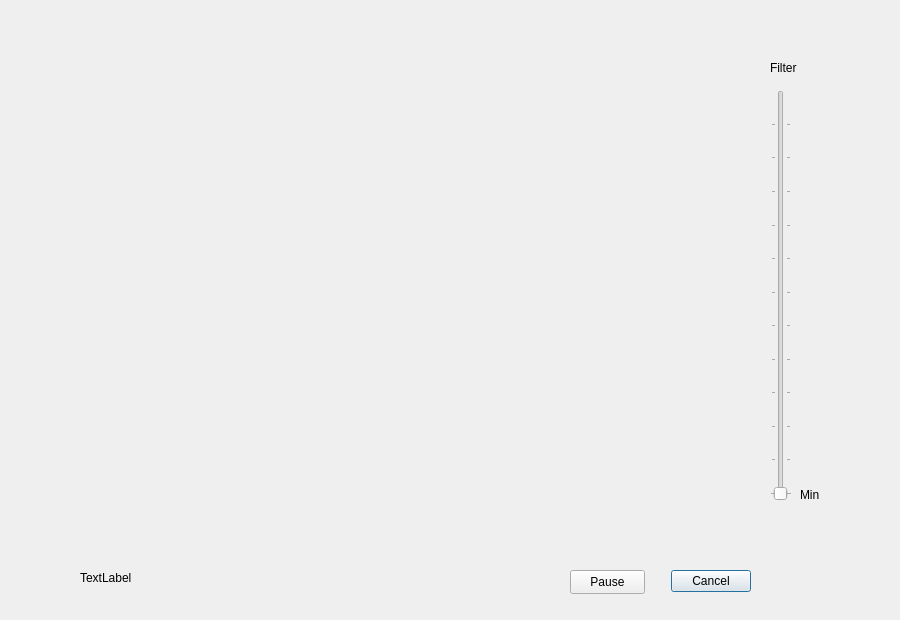
<?xml version="1.0" encoding="UTF-8"?>
<ui version="4.0">
 <class>DataDialog</class>
 <widget class="QDialog" name="DataDialog">
  <property name="geometry">
   <rect>
    <x>0</x>
    <y>0</y>
    <width>900</width>
    <height>620</height>
   </rect>
  </property>
  <property name="windowTitle">
   <string>Dialog</string>
  </property>
  <widget class="QDialogButtonBox" name="buttonBox">
   <property name="geometry">
    <rect>
     <x>670</x>
     <y>566</y>
     <width>81</width>
     <height>30</height>
    </rect>
   </property>
   <property name="orientation">
    <enum>Qt::Horizontal</enum>
   </property>
   <property name="standardButtons">
    <set>QDialogButtonBox::Cancel</set>
   </property>
  </widget>
  <widget class="QCustomPlot" name="widget" native="true">
   <property name="geometry">
    <rect>
     <x>29</x>
     <y>19</y>
     <width>641</width>
     <height>521</height>
    </rect>
   </property>
  </widget>
  <widget class="QLabel" name="maxWave">
   <property name="geometry">
    <rect>
     <x>80</x>
     <y>570</y>
     <width>431</width>
     <height>16</height>
    </rect>
   </property>
   <property name="text">
    <string>TextLabel</string>
   </property>
  </widget>
  <widget class="QPushButton" name="pause">
   <property name="geometry">
    <rect>
     <x>570</x>
     <y>570</y>
     <width>75</width>
     <height>24</height>
    </rect>
   </property>
   <property name="text">
    <string>Pause</string>
   </property>
  </widget>
  <widget class="QSlider" name="filrter">
   <property name="geometry">
    <rect>
     <x>770</x>
     <y>90</y>
     <width>22</width>
     <height>411</height>
    </rect>
   </property>
   <property name="minimum">
    <number>4</number>
   </property>
   <property name="maximum">
    <number>299</number>
   </property>
   <property name="orientation">
    <enum>Qt::Vertical</enum>
   </property>
   <property name="tickPosition">
    <enum>QSlider::TicksBothSides</enum>
   </property>
   <property name="tickInterval">
    <number>25</number>
   </property>
  </widget>
  <widget class="QLabel" name="filterTitle">
   <property name="geometry">
    <rect>
     <x>770</x>
     <y>60</y>
     <width>49</width>
     <height>16</height>
    </rect>
   </property>
   <property name="text">
    <string>Filter</string>
   </property>
  </widget>
  <widget class="QLabel" name="min">
   <property name="geometry">
    <rect>
     <x>800</x>
     <y>480</y>
     <width>49</width>
     <height>30</height>
    </rect>
   </property>
   <property name="text">
    <string>Min</string>
   </property>
  </widget>
 </widget>
 <customwidgets>
  <customwidget>
   <class>QCustomPlot</class>
   <extends>QWidget</extends>
   <header>qcustomplot.h</header>
   <container>1</container>
  </customwidget>
 </customwidgets>
 <resources/>
 <connections>
  <connection>
   <sender>buttonBox</sender>
   <signal>accepted()</signal>
   <receiver>DataDialog</receiver>
   <slot>accept()</slot>
   <hints>
    <hint type="sourcelabel">
     <x>248</x>
     <y>254</y>
    </hint>
    <hint type="destinationlabel">
     <x>157</x>
     <y>274</y>
    </hint>
   </hints>
  </connection>
  <connection>
   <sender>buttonBox</sender>
   <signal>rejected()</signal>
   <receiver>DataDialog</receiver>
   <slot>reject()</slot>
   <hints>
    <hint type="sourcelabel">
     <x>316</x>
     <y>260</y>
    </hint>
    <hint type="destinationlabel">
     <x>286</x>
     <y>274</y>
    </hint>
   </hints>
  </connection>
 </connections>
</ui>
